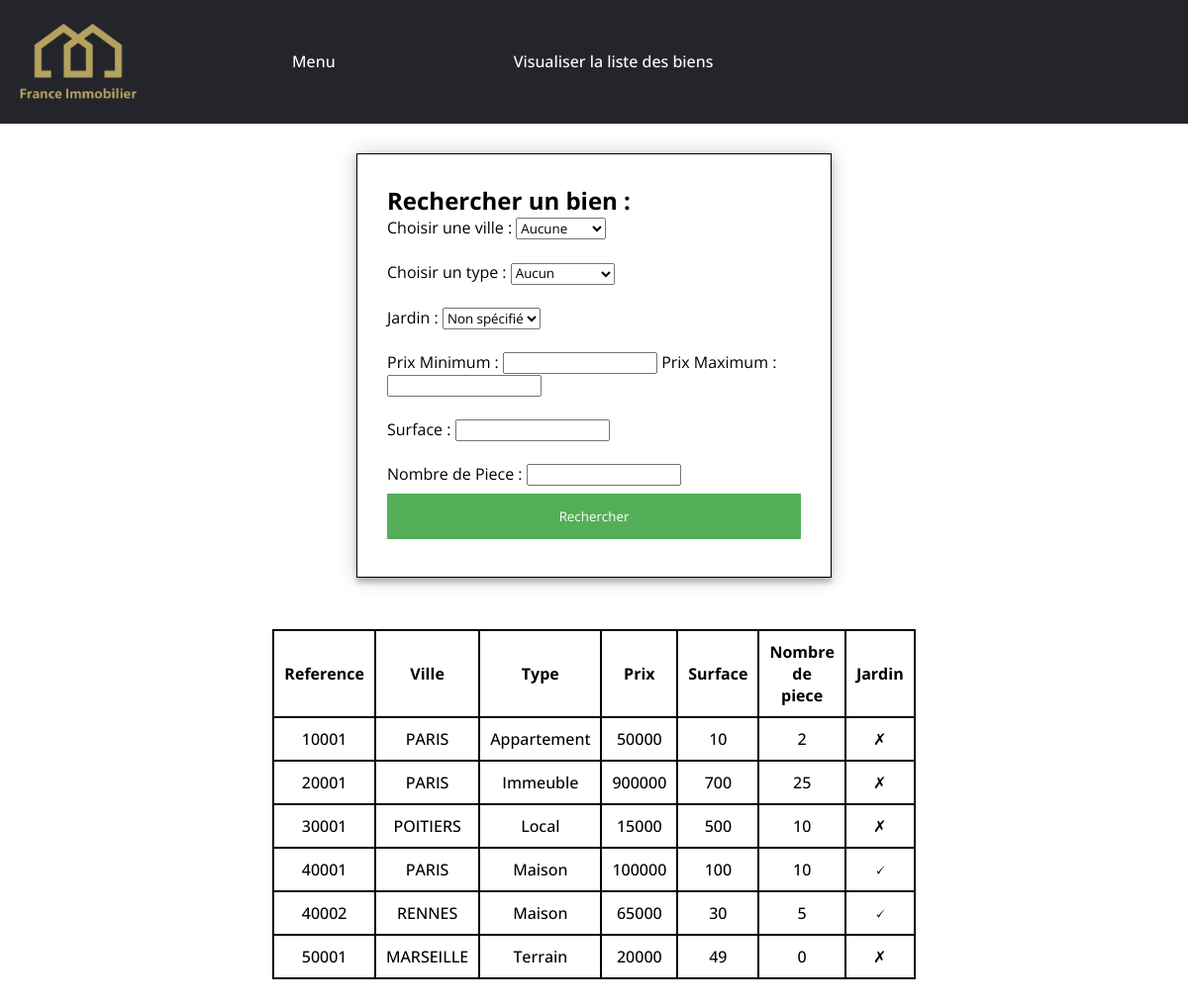
Page /vuescontroleurs/listeBiens.php (signed in) on the committed database.
### tables this page shows
CREATE TABLE `biens` (
  `reference` int(10) NOT NULL,
  `ville` varchar(20) NOT NULL,
  `type` varchar(20) NOT NULL,
  `description` varchar(1000) NOT NULL,
  `prix` int(10) NOT NULL,
  `surface` int(10) NOT NULL,
  `nbpiece` int(5) NOT NULL,
  `jardin` tinyint(1) NOT NULL
);

### modeles/mesFonctionsAccesBDD.php (called while the page is built, shortened)
<?php
function getLesBiens($pdo, $ville, $type, $jardin, $prixmin, $prixmax, $surface, $nbpiece) {
    $pdostatement = $pdo->prepare("SELECT * FROM biens WHERE ville LIKE :rechVille AND type LIKE :rechType AND jardin LIKE :rechJardin AND prix BETWEEN :rechPrixmin AND :rechPrixmax AND surface >= :rechSurface AND nbpiece >= :rechPiece");
    $bv1 = $pdostatement->bindValue(':rechVille', $ville, PDO::PARAM_STR);
    $bv2 = $pdostatement->bindValue(':rechType', $type, PDO::PARAM_STR);
    $bv3 = $pdostatement->bindValue(':rechJardin', $jardin, PDO::PARAM_STR);
    $bv4 = $pdostatement->bindValue(':rechPrixmin', $prixmin, PDO::PARAM_INT);
    $bv5 = $pdostatement->bindValue(':rechPrixmax', $prixmax, PDO::PARAM_INT);
    $bv6 = $pdostatement->bindValue(':rechSurface', $surface, PDO::PARAM_INT);
    $bv7 = $pdostatement->bindValue(':rechPiece', $nbpiece, PDO::PARAM_INT);
    $exec = $pdostatement->execute();
    $resultat = $pdostatement->fetchAll();
    return $resultat;
}
function getPrixMax($pdo) {
    $pdostatement = $pdo->prepare("SELECT MAX(prix) FROM biens");
    $exec = $pdostatement->execute();
    $resultat = $pdostatement->fetch();
    $resultatint = intval($resultat[0]);
    return $resultatint;
}
function getPrixMin($pdo) {
    $pdostatement = $pdo->prepare("SELECT MIN(prix) FROM biens");
    $exec = $pdostatement->execute();
    $resultat = $pdostatement->fetch();
    $resultatint = intval($resultat[0]);
    return $resultatint;
}
function getSurfacemin($pdo) {
    $pdostatement = $pdo->prepare("SELECT MIN(surface) FROM biens");
    $exec = $pdostatement->execute();
    $resultat = $pdostatement->fetch();
    $resultatint = intval($resultat[0]);
    return $resultatint;
}
function getNbPiecemin($pdo) {
    $pdostatement = $pdo->prepare("SELECT MIN(nbpiece) FROM biens");
    $exec = $pdostatement->execute();
    $resultat = $pdostatement->fetch();
    $resultatint = intval($resultat[0]);
    return $resultatint;
}

### vuescontroleurs/listeBiens.php (the view, shortened to what this page needs)
<?php
include_once'../inc/entete.inc';
include_once '../modeles/mesFonctionsAccesBDD.php';
$lePdo = connexionBDD();
?>
<div>
    <form id="rechercheBien" method="post" action="<?php echo htmlspecialchars($_SERVER["PHP_SELF"]); ?>">
        <h2>Rechercher un bien :</h2>
        <label for="rechVille">Choisir une ville :</label>
        <select name="rechVille" id="rechVille">
            <option value="%">Aucune</option>
        </select>
        <br>
        <br>
        <label for="rechType">Choisir un type :</label>
        <select name="rechType" id="rechType">
            <option value="%">Aucun</option>
        </select>
        <br>
        <br>
        <label for="rechJardin">Jardin :</label>
        <select name="rechJardin" id="rechJardin">
            <option value="%">Non spécifié</option>
        </select>
        <br>
        <br>
        <label for="rechPrixmin">Prix Minimum :</label>
        <input type="number" name="rechPrixmin" id="rechPrixmin">
        <label for="rechPrixmax">Prix Maximum :</label>
        <input type="number" name="rechPrixmax" id="rechPrixmax">
        <br><br>
        <label for="rechSurface">Surface :</label>
        <input type="number" name="rechSurface" id="rechSurface">
        <br><br>
        <label for="rechPiece">Nombre de Piece :</label>
        <input type="number" name="rechPiece" id="rechPiece">
        <input type="submit" name="rechValid" value="Rechercher" size="20"/>
    </form>
</div>
<br>
<table>
    <tr>
        <th>Reference</th>
        <th>Ville</th>
        <th>Type</th>
        <th>Prix</th>
        <th>Surface</th>
        <th>Nombre de piece</th>
        <th>Jardin</th>
    </tr>
    <?php
    if (isset($_POST['rechVille'])) {
        $ville = htmlspecialchars($_POST['rechVille']);
        $type = htmlspecialchars($_POST['rechType']);
        $jardin = htmlspecialchars($_POST['rechJardin']);
        $prixmin = htmlspecialchars($_POST['rechPrixmin']);
        $prixmax = htmlspecialchars($_POST['rechPrixmax']);
        $surface = htmlspecialchars($_POST['rechSurface']);
        $nbpiece = htmlspecialchars($_POST['rechPiece']);
        if ($_POST['rechPrixmin'] == null) {
            $prixmin = getPrixMin($lePdo);
        }
        if ($_POST['rechPrixmax'] == null) {
            $prixmax = getPrixMax($lePdo);
        }
        if ($_POST['rechSurface'] == null) {
            $surface = getSurfacemin($lePdo);
        }
        if ($_POST['rechPiece'] == null) {
            $nbpiece = getNbPiecemin($lePdo);
        }
        $lesBiens = getLesBiens($lePdo, $ville, $type, $jardin, $prixmin, $prixmax, $surface, $nbpiece);
    } else {
        $lesBiens = getLesBiens($lePdo, '%', '%', '%', getPrixMin($lePdo), getPrixMax($lePdo), getSurfacemin($lePdo), getNbPiecemin($lePdo));
    }
    foreach ($lesBiens as $unBien) {
        $info = '<tr> <td>' . '<a href=' . 'descriptionbien.php?reference=' . $unBien['reference'] . '>' . $unBien['reference'] . '</a></td>'
                . '<td>' . '<a href=' . 'descriptionbien.php?reference=' . $unBien['reference'] . '>' . $unBien['ville'] . '</a></td>'
                . '<td>' . '<a href=' . 'descriptionbien.php?reference=' . $unBien['reference'] . '>' . $unBien['type'] . '</a></td>'
                . '<td>' . '<a href=' . 'descriptionbien.php?reference=' . $unBien['reference'] . '>' . $unBien['prix'] . '</a></td>'
                . '<td>' . '<a href=' . 'descriptionbien.php?reference=' . $unBien['reference'] . '>' . $unBien['surface'] . '</a></td>'
                . '<td>' . '<a href=' . 'descriptionbien.php?reference=' . $unBien['reference'] . '>' . $unBien['nbpiece'] . '</a></td>'
                . '<td>' . '<a href=' . 'descriptionbien.php?reference=' . $unBien['reference'] . '>';
        if ($unBien['jardin'] === '1') {
            $info = $info . '🗸' . '</a></tr> ';
        } else {
            $info = $info . '✗' . ' </a></tr>';
        }
        echo $info;
    }
    ?>
</table>
<br>
<br>
</body>
</html>

### css/cssimmo.css (style rules this page uses)
* { box-sizing: border-box; margin: 0; padding: 0; font-family:'Open Sans', sans-serif; }
body { background-image: url(https://s1.1zoom.me/b5353/208/Houses_Villa_Design_Pools_537090_2560x1440.jpg); }
li, a ,button { font-family:'Open Sans', sans-serif; font-weight: 500; font-size: 16px; color: black; text-decoration: none; }
form { width:100%; padding: 30px; border: 1px solid #f1f1f1; background: #fff; box-shadow: 0 0 20px 0 rgba(0, 0, 0, 0.2), 0 5px 5px 0 rgba(0, 0, 0, 0.24); }
input[type=submit] { background-color: #53af57; color: white; padding: 14px 20px; margin: 8px 0; border: none; cursor: pointer; width: 100%; }
#rechercheBien { border: 1px solid black; background-color: white; margin-right: auto; margin-left: auto; border-collapse: collapse; margin-top: 30px; width: 40%; }
table { border: 1px solid black; background-color: white; margin-right: auto; margin-left: auto; border-collapse: collapse; margin-top: 30px; width: 50%; }
th, td, tr { text-align: center; padding: 10px; border: 2px solid black; }

### rows in the picture
biens: reference "10001", ville "PARIS", type "Appartement", prix "50000", surface "10", nbpiece "2"
biens: reference "20001", ville "PARIS", type "Immeuble", prix "900000", surface "700", nbpiece "25"
biens: reference "30001", ville "POITIERS", type "Local", prix "15000", surface "500", nbpiece "10"
biens: reference "40001", ville "PARIS", type "Maison", prix "100000", surface "100", nbpiece "10"
biens: reference "40002", ville "RENNES", type "Maison", prix "65000", surface "30", nbpiece "5"
biens: reference "50001", ville "MARSEILLE", type "Terrain", prix "20000", surface "49", nbpiece "0"
